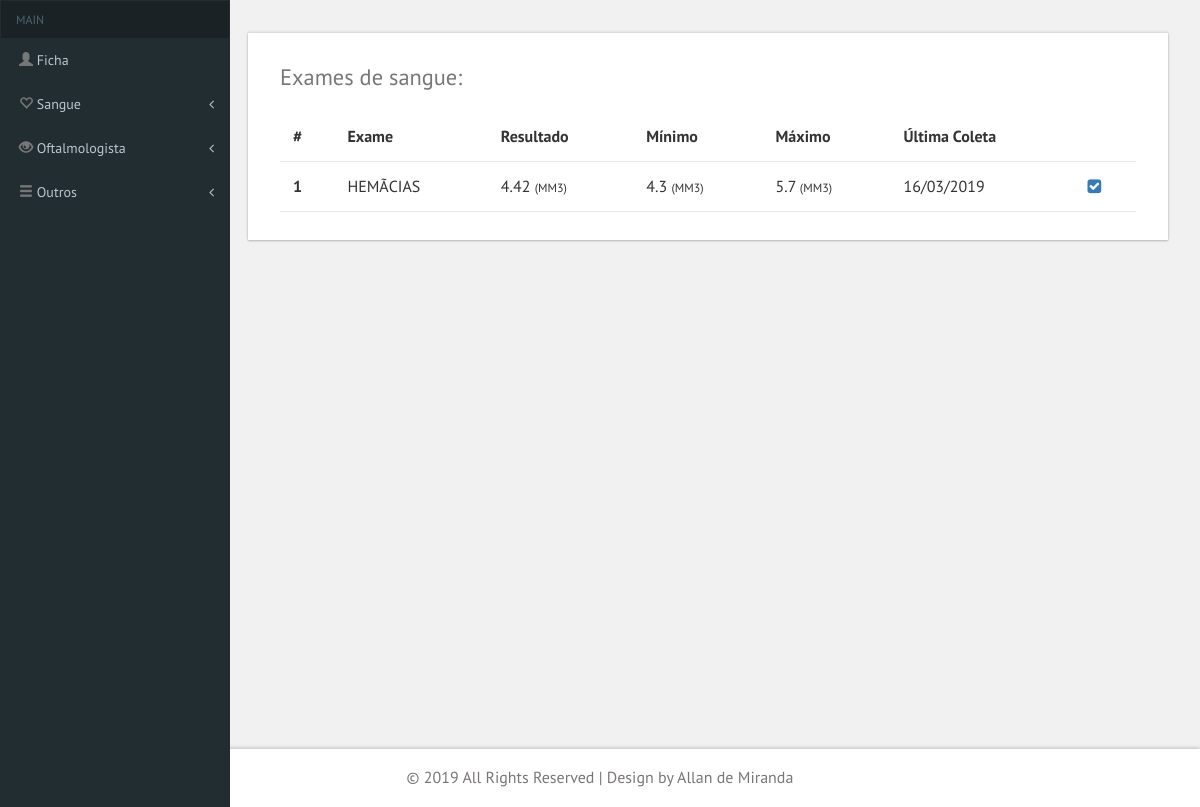
/sangueExamesLista.php, run on the app's committed database.
### tables this page shows
CREATE TABLE `exames_sangue_tb` (
  `sangue_id` bigint(20) NOT NULL,
  `sangue_paciente_id` bigint(20) NOT NULL,
  `sangue_nome` text NOT NULL,
  `sangue_coleta_data` date NOT NULL,
  `sangue_analise_metodo` text,
  `sangue_valor_maximo` text,
  `sangue_valor_minimo` text,
  `sangue_valor_tipo` tinyint(1) NOT NULL,
  `sangue_valor_total` text NOT NULL,
  `sangue_valor_escala` text NOT NULL,
  `sangue_obs` text
);

### sangueExamesLista.php (the view, shortened to what this page needs)
<!DOCTYPE HTML>
<html>
<head>
    <?php include 'head.php'; ?>
</head>
<body class="cbp-spmenu-push">
    <div class="main-content">
        <div class="cbp-spmenu cbp-spmenu-vertical cbp-spmenu-left" id="cbp-spmenu-s1">
            <?php include 'menu.php'; ?>
            <div id="page-wrapper" style="min-height: 347px;padding-top: 1px;">
                <div class="main-page">
                    <?php
                    $sql = "SELECT * FROM `exames_sangue_tb` WHERE `sangue_paciente_id`='" . $paciente_numero_id . "' ORDER BY `sangue_coleta_data` ASC";
                    $result = mysqli_query($conn, $sql);
                    $exames = array();
                    while ($row = mysqli_fetch_assoc($result)) {
                        $flag = "naoTem";
                        if ($flag == "naoTem") {
                            $cor = "";
                            if ($row['sangue_valor_maximo'] != "") {
                                if ($row['sangue_valor_total'] >= $row['sangue_valor_maximo']) {
                                    $cor = "RED";
                                    if ($row['sangue_valor_total'] == $row['sangue_valor_maximo']) {
                                        $cor = "YELLOW";
                                    }
                                } else {
                                    $cor = "";
                                }
                            }
                            if ($row['sangue_valor_minimo'] != "") {
                                if ($row['sangue_valor_total'] <= $row['sangue_valor_minimo']) {
                                    $cor = "RED";
                                    if ($row['sangue_valor_total'] == $row['sangue_valor_minimo']) {
                                        $cor = "YELLOW";
                                    }
                                } else {
                                    $cor = "";
                                }
                            }
                            array_push($exames, ["sangue_nome" => $row['sangue_nome'], "sangue_valor_total" => $row['sangue_valor_total'], "sangue_coleta_data" => $row['sangue_coleta_data'], "sangue_valor_maximo" => $row['sangue_valor_maximo'], "sangue_valor_minimo" => $row['sangue_valor_minimo'], "sangue_valor_escala" => $row['sangue_valor_escala'], "cor" => $cor, "sangue_id" => $row['sangue_id']]);
                        }
                    }
                    ?>
                    <div class="tables">
                        <div class="bs-example widget-shadow" data-example-id="hoverable-table">
                            <h4>Exames de sangue:</h4>
                            <table class="table table-hover">
                                <thead>
                                    <tr>
                                        <th>#</th>
                                        <th>Exame</th>
                                        <th>Resultado</th>
                                        <th>Mínimo</th>
                                        <th>Máximo</th>
                                        <th>Última coleta</th>
                                        <th></th>
                                    </tr>
                                </thead>
                                <tbody>
                                    <?php
                                    sort($exames);
                                    $fake_id = 0;
                                    for ($i = 0; $i < count($exames); $i++) {
                                        if ($exames[$i]['cor'] == "") {
                                            echo '<tr>';
                                        }
                                        echo '<th scope="row"> ' . ++$fake_id . ' </th>';
                                        echo '<td> ' . $exames[$i]['sangue_nome'] . ' </td>';
                                        if (($exames[$i]['sangue_valor_total'] == "NEGATIVO") or ($exames[$i]['sangue_valor_total'] == "POSITIVO")) {
                                            echo '<td> ' . $exames[$i]['sangue_valor_total'] . ' </td>';
                                            echo '<td> - </td>';
                                            echo '<td> - </td>';
                                        } else {
                                            echo '<td> ' . $exames[$i]['sangue_valor_total'] . ' <x style="font-size: 12px;">(' . $exames[$i]['sangue_valor_escala'] . ')</x></td>';
                                            if ($exames[$i]['sangue_valor_minimo'] != "") {
                                                echo '<td> ' . $exames[$i]['sangue_valor_minimo'] . ' <x style="font-size: 12px;">(' . $exames[$i]['sangue_valor_escala'] . ')</x></td>';
                                            } else {
                                                echo '<td> - </td>';
                                            }
                                            if ($exames[$i]['sangue_valor_maximo'] != "") {
                                                echo '<td> ' . $exames[$i]['sangue_valor_maximo'] . ' <x style="font-size: 12px;">(' . $exames[$i]['sangue_valor_escala'] . ')</x></td>';
                                            } else {
                                                echo '<td> - </td>';
                                            }
                                        }
                                        if ((date('Y-m-d') - $exames[$i]['sangue_coleta_data']) == 0) {
                                            echo '<td> ' . corrigirData($exames[$i]['sangue_coleta_data']) . ' </td>';
                                        }
                                        echo '<td><a href="grafico.php?sangue_nome=' . $exames[$i]['sangue_nome'] . '" class="fa fa-check-square"></td>';
                                        echo '</tr>';
                                    }
                                    ?>
                                </tbody>
                            </table>
                        </div>
                    </div>
                </div>
            </div>
            <div class="footer">
                <p>&copy; 2019 All Rights Reserved | Design by Allan de Miranda</p>
            </div>
        </div>
</body>
</html>

### css/custom.css (style rules this page uses)
#page-wrapper { padding:5em 2em 2.5em; background-color: #F1F1F1; }

### data on the page
exames_sangue_tb: sangue_nome "HEMÃCIAS", sangue_valor_total "4.42", sangue_valor_escala "MM3", sangue_valor_minimo "4.3", sangue_valor_maximo "5.7", sangue_coleta_data "16/03/2019"
